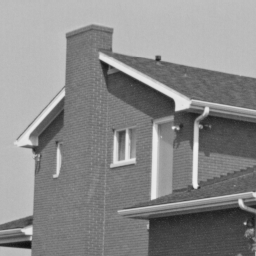
%> input picture PlugPlay_proposed/data/House256.png, 256 x 256 px
$ octave demo_deblurpro.m   (GNU Octave 9; MATLAB toolbox functions it lacks are replaced by stand-ins)
%> lines starting %> are read from the running program, lines starting %| are printed output that depends on the picture
### PlugPlay_proposed/PlugPlayproposed_deblur.m
function [out,PSNR] = PlugPlayADMM_deblur(y,h,raw,lambda,method,opts,M)

if nargin<4
    error('not enough input, try again \n');
elseif nargin==4
    opts = [];
end

% Check defaults
if ~isfield(opts,'rho')
    opts.rho = 1;
end
if ~isfield(opts,'max_itr')
    opts.max_itr = 20;
end
if ~isfield(opts,'tol')
    opts.tol = 1e-4;
end
if ~isfield(opts,'gamma')
    opts.gamma=1;
end
if ~isfield(opts,'print')
    opts.print = false;
end


% set parameters
% max_itr   = opts.max_itr;
max_itr   =2000;
tol       = opts.tol;
gamma     = opts.gamma;
rho       = opts.rho;
% M=100;
%initialize variables
dim         = size(y);
N           = dim(1)*dim(2);
Hty         = imfilter(y,h,'circular');
eigHtH      = abs(fftn(h, dim)).^2;
v           = 0.5*ones(dim);
% x           = v;
u           = zeros(dim);
residual    = inf;
   V = psf2otf(h,[dim(1),dim(2)]);
%set function handle for denoiser
switch method
    case 'BM3D'
        denoise=@wrapper_BM3D;
    case 'TV'
        denoise=@wrapper_TV;
    case 'NLM'
        denoise=@wrapper_NLM;
    case 'RF'
        denoise=@wrapper_RF;
    case 'DnCNN'
        denoise=@wrapper_DnCNN;
    case 'l0'
        denoise=@wrapper_l0;
    case 'nuclear_l21'
        denoise=@wrapper_nuclear_l21
    otherwise
        error('unknown denoiser \n');
end

% main loop

if opts.print==true
    fprintf('Plug-and-Play ADMM --- Deblurring \n');
    fprintf('Denoiser = %s \n\n', method);
%     fprintf('itr \t ||x-xold|| \t ||v-vold|| \t ||u-uold|| \n');
end
itr = 3;
% rho=6;
gamma=1/6;
alpha=0; %  %alpha=0 ista, alpha=0.05, 0.2, 0.9 sIFB case
%   x=zeros(dim(1),dim(2),max_itr);
x(:,:,1)=v;
x(:,:,2)=v;
t=1;
% gamma=0.95;
while(itr<=max_itr)
 %% sIFB scheme

% [8 lines of commented-out code are left out]


%% uIFB scheme
%      alpha=1-3/itr;
      t0=t;
      t=sqrt(4*t0^2+1)/2; % FISTA case
     alpha=(t0-1)/t;
     x_old = x(:,:,itr-1);
     ss=x(:,:,itr-1)+alpha*(x(:,:,itr-1)-x(:,:,itr-2));
     hh=1-y./(imfilter(ss, h, 'circular', 'conv')+eps);
     adjKhh=real(ifft2(conj(V).*fft2(hh)));
     z=ss-gamma*adjKhh;

    sigma  = sqrt(lambda*gamma);
    x(:,:,itr)   = denoise(z,sigma);
    x(:,:,itr)  = proj(x(:,:,itr),[0,M]);
%%

    PSNR(itr) = psnr(double(x(:,:,itr)),double(raw),M);
     if opts.print==true
         fprintf('%3g \t %3.5e \n', itr, PSNR(itr));
     end

    itr = itr+1;
end
out = x(:,:,itr-1);
end

### PlugPlay_proposed/utilities/proj.m
function out = proj(x,bound)
% x     = input vector
% bound = 2x1 vector
%
% Example: out = proj_bound(x, [1,3]);
% projects a vector x onto the interval [1,3]
% by setting x(x>3) = 3, and x(x<1) = 1
%
% 2016-07-24 Stanley Chan

if ~exist('bound', 'var')
    bound = [0,1];
end
out = min(max(x,bound(1)),bound(2));

### PlugPlay_proposed/denoisers/nuclear_l21/nuclear_l21.m
function x_out= nuclear_l21(Y,lambda)

%%%%%%%%%%%%%%%%%%%%%%%%%%%%%%%%%%%%%%%%%%%%%%%%%%%%%%%%%%%%%%%%%%%%%%%%%%
% Function description:
%output argument x_out: recovered signal
%input arguments    A: measurement matrix
%                   D: Dictionary matrix which is taken to identity in case
%                      of synthetic data otherwise transform domain in which
%                      the signal is sparse
%                   Y: Observed signal
%             lambda: tuning paramter for nuclear norm term
%             lambda2: tuning parameter for l21 term
%             M,N     :Dimensions of the signal MXN
%%%%%%%%%%%%%%%%%%%%%%%%%%%%%%%%%%%%%%%%%%%%%%%%%%%%%%%%%%%%%%%%%%%%%%%%%%%
% Problem Statement:
%    lambda||x||* +lambda2||Dx||2,1 subjected to y=Ax

% This function solves for the recovery of a signal which is low rank and
% joint sparse using split Bregman mathod.The above problem takes the form
% of 1/2 ||y-Ax||^2 +lambda||W||* +lambda2||DZ||2,1 +eta1/2||W-X-B1||^2
% +eta2/2||Z-X-B2||^2
% B1 and B2 are Bregman variable
% W and Z are the proxy variables involved in splitting
% eta1 and eta2 are regularization parameter
iter_count=100;
lambda2=0;
[M,N]=size(Y);
A=eye(M,N);
D=A;
%%% values of interanl tuning parameter
eta1=.0001;
eta2=.0001;

%%%% Desired tolerence for signal recovery (One can change this value accordingly)
tol=1e-5;


%%% Caculating the size from observed signal  for sizes of
%%% proxy  variables Wand Z and bregman variable B1 and B2
s_y=size(Y);
y_vec=Y;
sa2=M*N;

%%%%Initialization of the proxy  and bregman variable invoved in Split Bregman
W=zeros(M,N);
Z=zeros(M,N);
B1=ones(M,N);
B2=ones(M,N);


%%%%%% Values of Algorithm Internal Parameters
alpha=1.01*max(eig(A'*A));
c=1.05*max(eig(D'*D));
%%%%%%%%%%%%%%%%%%%


%%%%%%%Creating a variable for the values of objective function at different iterations
objective_func=[];


%%%%% Algorithm steps %%%%%%%%%
 for iteration=1:iter_count
     %%% step for solving ||y-Ax||^2%%%%%%%
     X=l2_term(A,W,Z,y_vec,B1,B2,eta1,eta2);

     %%%% Updating W%%%%%%%
     W=X+B1;

     %%% Step for nuclear norm term %%%%%%%%%%%%%%%%%%%%%%%%%%%%%%%%%%%%%
     [W,s_thld]=nuclear_norm(W,sa2,M,N,lambda,eta1);
     %%%%%%%%%%%%%%%%%%%%%%%%%%%%%%%%%%%%%%%%%%%%%%%%%%%%%%%%%%%%%%%%%%%%

     %%% Step for l21 term taking care of joint sparsity in the data%%%%%
     [Z,l2_row] = l21_term(X,Z,D,B2,alpha,lambda2,sa2,M,N,c);
     %%%%%%%%%%%%%%%%%%%%%%%%%%%%%%%%%%%%%%%%%%%%%%%%%%%%%%%%%%%%%%%%%%%%

     %%% Update for Bregman Variables%%%%%%%%%%%%%%%%%%%%%%%%%%%%%%%%%%%
     B1 = B1+X-W;
     B2=B2+X-Z;
     %%%%%%%%%%%%%%%%%%%%%%%%%%%%%%%%%%%%%%%%%%%%%%%%%%%%%%%%%%%%%%%%%%%%

     objective_func(iteration)=norm(y_vec-A*X)+lambda*s_thld+lambda2*sum(abs(1./l2_row));

     if norm(y_vec-A*X)< tol  %%% exit criteria if desired tolerance is achieved
          break;
     end

 end

  x_out = reshape(X,M,N); %%% recovered signal

   %%% plot for objective function
   plot(objective_func)
   title('Plot of Objective Function')
   xlabel('No of iterations')
   ylabel('Value of Objective Function')
end


### PlugPlay_proposed/wrapper_nuclear_l21.m
function out = wrapper_nuclear_l21(in,sigma)


out = nuclear_l21(in,sigma);

end

### PlugPlay_proposed/demo_deblurpro.m

clear all
close all
clc
 rng('default')
addpath(genpath('./utilities/'));

%add path to denoisers
addpath(genpath('./denoisers/BM3D/'));
addpath(genpath('./denoisers/TV/'));
addpath(genpath('./denoisers/NLM/'));
addpath(genpath('./denoisers/RF/'));
addpath(genpath('./denoisers/DnCNN/'));
addpath(genpath('./denoisers/gradientl0/'));
addpath(genpath('./denoisers/nuclear_l21/'));
%read test image
z = im2double(imread('./data/House256.png'));
%> z: size 256x256 double; min 0.0627, max 0.937, mean 0.541
% [5 lines of commented-out code are left out]
h = fspecial('gaussian',[9 9],2);
% h = fspecial('gaussian',10,10);
h=h/sum(h(:));

%reset random number generator
rng(0);

%set noies level
noise_level = 10/255;

M=100;
z11 = M*z/max(z(:));
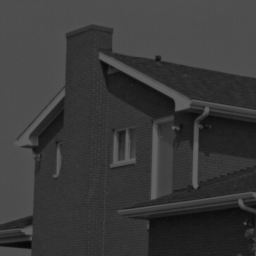
%> z11: size 256x256 double; min 6.69, max 100, mean 57.7
y11 = imfilter(z11, h, 'circular', 'conv');
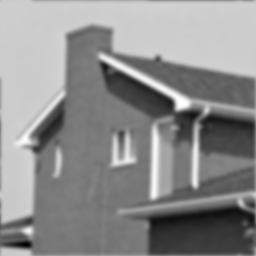
%> y11: size 256x256 double; min 11.96, max 94.58, mean 57.7; drawn with min black and max white

 y=poissrnd(y11);
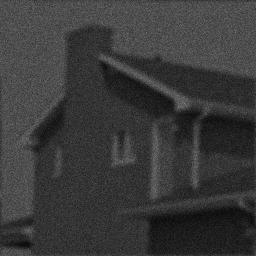
%> y: size 256x256 double; min 7, max 125, mean 57.7
% y=y/max(y(:));
%calculate observed image
% y = imfilter(z,h,'circular')+noise_level*randn(size(z));
% y = proj(y,[0,1]);
tic
%parameters
method = 'nuclear_l21';
switch method
    case 'RF'
        lambda = 0.1;
    case 'NLM'
        lambda = 0.005;
    case 'BM3D'
        lambda = 0.001;
    case 'TV'
        lambda = 0.01;
    case 'DnCNN'
        lambda =100;
    case 'l0'
        lambda=0.005;
%         rho=60*M/lambda;
    case 'nuclear_l21'
        lambda=0.05;
end

%optional parameters
opts.rho     = 1;
opts.gamma   = 1;
opts.max_itr = 20;
opts.print   = true;

%main routine
[out,PSNR] = PlugPlayproposed_deblur(y,h,z11,lambda,method,opts,M);
%> in PlugPlayADMM_deblur, `x(:,:,1)=v;`: x: size 256x256 double; every value is 0.5
%> (the run ends here)
